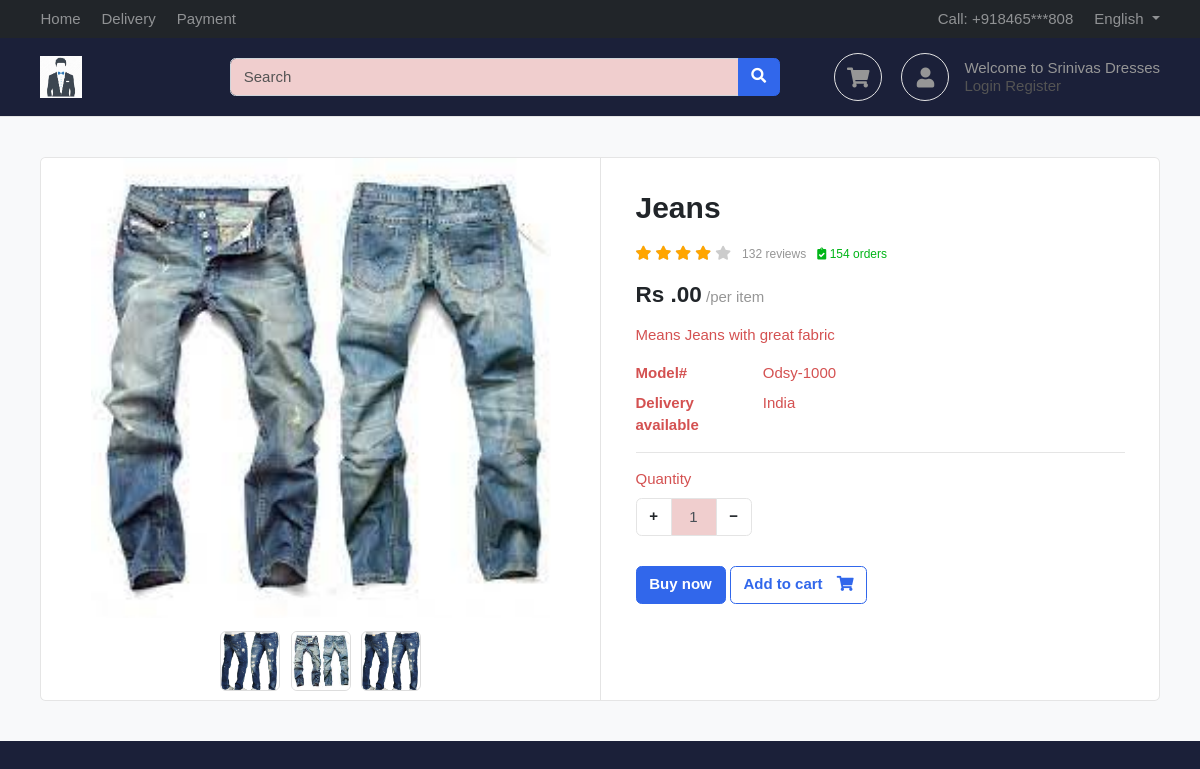
The app's page /products/jeans/ with its own data.
### products/models.py (models this page shows, shortened)
class Product(BaseModel):
    product_name = models.CharField(max_length=100)
    slug = models.SlugField(unique=True  , null=True , blank=True)
    category = models.ForeignKey(Category , on_delete=models.CASCADE , related_name="products")
    price = models.IntegerField()
    product_desription = models.TextField()
    color_variant = models.ManyToManyField(ColorVariant , blank=True)
    size_variant = models.ManyToManyField(SizeVariant , blank=True)

class ProductImage(BaseModel):
    product = models.ForeignKey(Product , on_delete=models.CASCADE , related_name="product_images")
    image =  models.ImageField(upload_to="product")

### products/views.py (the view)
# urls.py: path('<slug>/' , get_product , name="get_product"),
def get_product(request , slug):
    try:
        product = Product.objects.get(slug = slug)
        context = {'product' : product}
        if request.GET.get('size'):
            size = request.GET.get('size')
            price = product.get_product_price_by_size(size)
            context['selected_size'] = size
            context['updated_price'] = price
        return render(request  , 'product/product.html' , context = context)
    except Exception as e:
        print(e)

### templates/product/product.html (shortened to what this page needs)
{% extends "base/base.html"%}
{%  block start %}
<section class="section-content padding-y bg">
    <div class="container">
    <div class="card">
        <div class="row no-gutters">
            <aside class="col-md-6">
    <article class="gallery-wrap">
    <div class="img-big-wrap">
      <div> <a href="{% url 'get_product' product.slug %}"><img src="/media/{{product.product_images.first.image}}"></a></div>
    </div>
    <div class="thumbs-wrap">
      {% for image in product.product_images.all %}
      <a href="#" class="item-thumb"> <img src="/media/{{image.image}}"></a>
      {% endfor %}
    </div>
    </article>
            </aside>
            <main class="col-md-6 border-left">
    <article class="content-body">
    <h2 class="title">{{product.product_name}}</h2>
    <div class="rating-wrap my-3">
        <ul class="rating-stars">
            <li style="width:80%" class="stars-active">
                <i class="fa fa-star"></i> <i class="fa fa-star"></i>
                <i class="fa fa-star"></i> <i class="fa fa-star"></i>
            </li>
            <li>
                <i class="fa fa-star"></i> <i class="fa fa-star"></i>
                <i class="fa fa-star"></i> <i class="fa fa-star"></i>
                <i class="fa fa-star"></i>
            </li>
        </ul>
        <small class="label-rating text-muted">132 reviews</small>
        <small class="label-rating text-success"> <i class="fa fa-clipboard-check"></i> 154 orders </small>
    </div>
    <div class="mb-3">
        <var class="price h4">Rs
          .00</var>
        <span class="text-muted">/per item</span>
    </div>
    <p>{{product.product_desription}}</p>
    <dl class="row">
      <dt class="col-sm-3">Model#</dt>
      <dd class="col-sm-9">Odsy-1000</dd>
      <dt class="col-sm-3">Delivery available</dt>
      <dd class="col-sm-9">India </dd>
    </dl>
    <hr>
        <div class="form-row">
            <div class="form-group col-md flex-grow-0">
                <label>Quantity</label>
                <div class="input-group mb-3 input-spinner">
                  <div class="input-group-prepend">
                    <button class="btn btn-light" type="button" id="button-plus"> + </button>
                  </div>
                  <input type="text" class="form-control" value="1">
                  <div class="input-group-append">
                    <button class="btn btn-light" type="button" id="button-minus"> − </button>
                  </div>
                </div>
            </div>
        </div>
        <a href="#" class="btn  btn-primary"> Buy now </a>
        <a href="{% url 'add_to_cart' product.uid %}?variant={{selected_size}}" class="btn  btn-outline-primary">
          <span class="text">Add to cart</span> <i class="fas fa-shopping-cart"></i> </a>
    </article>
            </main>
        </div>
    </div>
    </div>
    </section>
{% endblock %}

### public/static/css/ui.css (style rules this page uses)
html { font-family: 'Inter', sans-serif; font-size: 15px; }
.content-body { flex: 1 1 auto; padding: 2rem 2.3rem; }
.padding-y { padding-top: 40px; padding-bottom: 40px; }
var { font-style: normal; }
article:after, .form-group:after { display: block; clear: both; content: ""; }
.bg { background-color: #f8f9fa; }
.card .title { color: #212529; }
.btn-light { background-color: #fff; border-color: #e4e4e4; }
.btn .text + i { margin-left: 10px; }
dl[class="row"] { margin-bottom: 0; }
.price { font-weight: 600; color: #212529; }
.label-rating { margin-left: 7px; display: inline-block; vertical-align: middle; }
.rating-stars { display: inline-block; vertical-align: middle; list-style: none; margin: 0; padding: 0; position: relative; white-space: nowrap; clear: both; }
.rating-stars i { font-size: 14px; color: #ccc; display: inline; }
.rating-stars li { display: block; text-overflow: clip; white-space: nowrap; z-index: 1; }
.rating-stars li.stars-active { z-index: 2; position: absolute; top: 0; left: 0; overflow: hidden; }
.rating-stars li.stars-active i { color: orange; }
.input-spinner { width: 120px; flex-wrap: nowrap; display: inline-flex; }
.input-spinner input.form-control { text-align: center; max-width: 46px; flex-basis: 46px; border-color: #e4e4e4; flex-grow: 0; }
.input-spinner .btn { width: 36px; text-align: center; }
.gallery-wrap .img-big-wrap { margin-bottom: 10px; border-radius: 0.37rem; overflow: hidden; background-color: #fff; }
.gallery-wrap .img-big-wrap a { text-align: center; display: block; }
.gallery-wrap .img-big-wrap img { height: 460px; width: auto; display: inline-block; cursor: zoom-in; }
.gallery-wrap .thumbs-wrap { text-align: center; }
.gallery-wrap .thumbs-wrap .item-thumb { width: 60px; height: 60px; border: 1px solid #ddd; border-radius: 6px; margin: 3px; display: inline-block; overflow: hidden; }
.gallery-wrap .thumbs-wrap img { max-width: 100%; max-height: 100%; object-fit: cover; border-radius: 4px; cursor: zoom-in; }

### records on screen
Product: product_images.first.image (picture), product_name "Jeans", product_desription "Means Jeans with great fabric"
ProductImage: image (picture)
ProductImage: image (picture)
ProductImage: image (picture)
